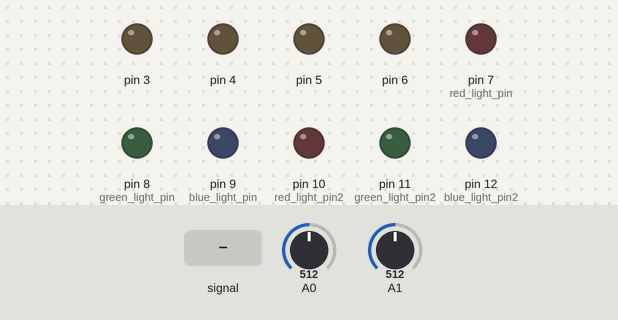
This sketch was run on a simulated Arduino Uno, built with avr-gcc and run on an emulated ATmega328P. Shown: output pins drawn as LEDs (lit = HIGH). Dashed ring = blinking. The test bench sets the inputs (shaded band); at power-on: A0 = 512, A1 = 512.

Above: at 1.2 s.
1.3 s: A0 fed a 200 Hz sine of ±81 counts around its level
At 1.44 s:
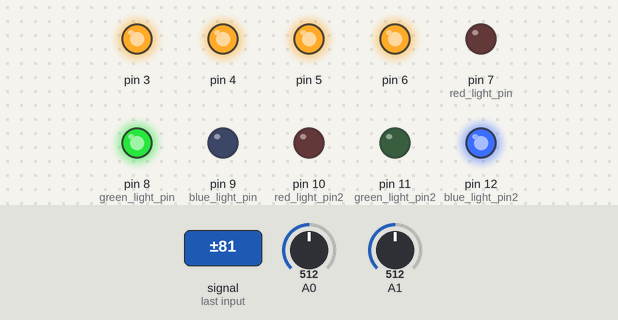
4.3 s: A0 set to 716
At 6.4 s:
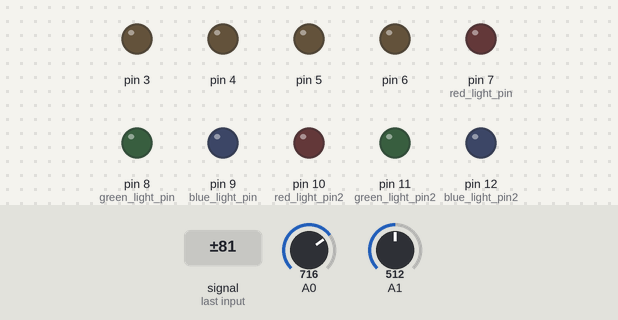
6.7 s: A1 set to 0
At 7.46 s:
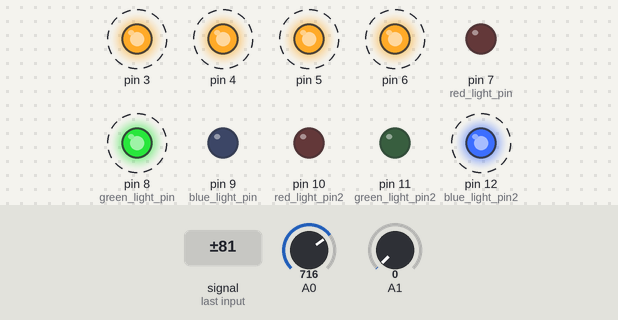
9.7 s: A1 set to 30
11.2 s: A0 set to 900
At 13.0 s:
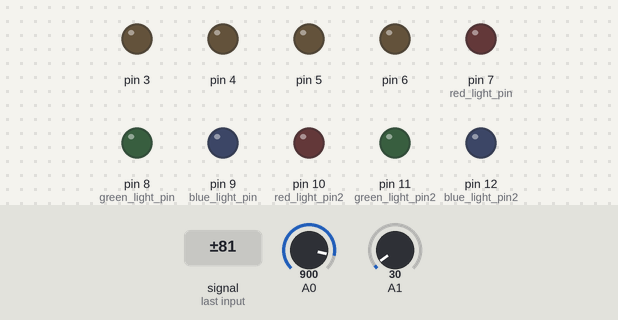
Timing chart, 0 to 14.5 s (numbered marks = the images above; inputs shaded):
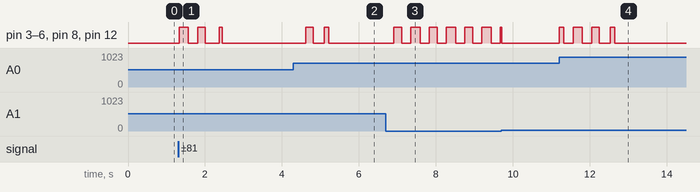

The sketch:

bola-vibratoria.ino
```cpp
// https://create.arduino.cc/projecthub/muhammad-aqib/arduino-rgb-led-tutorial-fc003e
// https://create.arduino.cc/projecthub/Joao_Claro/arduino-beat-detector-d0a21f

#define SAMPLEPERIODUS 200

#ifndef cbi
#define cbi(sfr, bit) (_SFR_BYTE(sfr) &= ~_BV(bit))
#endif
#ifndef sbi
#define sbi(sfr, bit) (_SFR_BYTE(sfr) |= _BV(bit))
#endif

int red_light_pin = 7;
int green_light_pin = 8;
int blue_light_pin = 9;

int red_light_pin2 = 10;
int green_light_pin2 = 11;
int blue_light_pin2 = 12;

void setup() {
  // Set ADC to 77khz, max for 10bit
  sbi(ADCSRA, ADPS2);
  cbi(ADCSRA, ADPS1);
  cbi(ADCSRA, ADPS0);

  //The pin with the LED
  pinMode(3, OUTPUT);
  pinMode(4, OUTPUT);
  pinMode(5, OUTPUT);
  pinMode(6, OUTPUT);

  pinMode(red_light_pin, OUTPUT);
  pinMode(green_light_pin, OUTPUT);
  pinMode(blue_light_pin, OUTPUT);
}

// 20 - 200hz Single Pole Bandpass IIR Filter
float bassFilter(float sample) {
  static float xv[3] = {0, 0, 0}, yv[3] = {0, 0, 0};
  xv[0] = xv[1]; xv[1] = xv[2];
  xv[2] = (sample) / 3.f; // change here to values close to 2, to adapt for stronger or weeker sources of line level audio


  yv[0] = yv[1]; yv[1] = yv[2];
  yv[2] = (xv[2] - xv[0])
          + (-0.7960060012f * yv[0]) + (1.7903124146f * yv[1]);
  return yv[2];
}

// 10hz Single Pole Lowpass IIR Filter
float envelopeFilter(float sample) { //10hz low pass
  static float xv[2] = {0, 0}, yv[2] = {0, 0};
  xv[0] = xv[1];
  xv[1] = sample / 50.f;
  yv[0] = yv[1];
  yv[1] = (xv[0] + xv[1]) + (0.9875119299f * yv[0]);
  return yv[1];
}

// 1.7 - 3.0hz Single Pole Bandpass IIR Filter
float beatFilter(float sample) {
  static float xv[3] = {0, 0, 0}, yv[3] = {0, 0, 0};
  xv[0] = xv[1]; xv[1] = xv[2];
  xv[2] = sample / 2.7f;
  yv[0] = yv[1]; yv[1] = yv[2];
  yv[2] = (xv[2] - xv[0]) + (-0.7169861741f * yv[0]) + (1.4453653501f * yv[1]);
  return yv[2];
}

void loop() {
  unsigned long time = micros(); // Used to track rate
  float sample, value, envelope, beat, thresh;
  unsigned char i;

  for (i = 0;; ++i) {
    // Read ADC and center so +-512
    sample = (float)analogRead(0) - 503.f;

    // Filter only bass component
    value = bassFilter(sample);

    // Take signal amplitude and filter
    if (value < 0)value = -value;
    envelope = envelopeFilter(value);

    // Every 200 samples (25hz) filter the envelope
    if (i == 200) {
      // Filter out repeating bass sounds 100 - 180bpm
      beat = beatFilter(envelope);

      // Threshold it based on potentiometer on AN1
      thresh = 0.02f * (float)analogRead(1);

      // If we are above threshold, light up LED
      if (beat > thresh) {
        digitalWrite(3, HIGH);
        digitalWrite(4, HIGH);
        digitalWrite(5, HIGH);
        digitalWrite(6, HIGH);

        RGB_color(0, 255, 0);
        RGB_color2(0, 0, 255);
      }
      else {
        digitalWrite(3, LOW);
        digitalWrite(4, LOW);
        digitalWrite(5, LOW);
        digitalWrite(6, LOW);

        RGB_color(0, 0, 0);
        RGB_color2(0, 0, 0);
      }

      //Reset sample counter
      i = 0;
    }

    // Consume excess clock cycles, to keep at 5000 hz
    for (unsigned long up = time + SAMPLEPERIODUS; time > 20 && time < up; time = micros());
  }
}

void RGB_color(int red_light_value, int green_light_value, int blue_light_value) {
  analogWrite(red_light_pin, red_light_value);
  analogWrite(green_light_pin, green_light_value);
  analogWrite(blue_light_pin, blue_light_value);
}
void RGB_color2(int red_light_value, int green_light_value, int blue_light_value) {
  analogWrite(red_light_pin2, red_light_value);
  analogWrite(green_light_pin2, green_light_value);
  analogWrite(blue_light_pin2, blue_light_value);
}
```

Measured:
- after the input at 1.3 s, pin 3–6, pin 8 (green_light_pin), pin 12 (blue_light_pin2): goes HIGH 0.24 s, LOW 0.24 s, HIGH 0.20 s, LOW 0.36 s, HIGH 0.08 s, then LOW, starting at once
- after the input at 4.3 s, pin 3–6, pin 8 (green_light_pin), pin 12 (blue_light_pin2): LOW → HIGH after 0.32 s, → LOW 0.20 s later, → HIGH 0.28 s later, → LOW 0.12 s later
- after the input at 6.7 s, pin 3–6, pin 8 (green_light_pin), pin 12 (blue_light_pin2): alternates HIGH for 0.22 s and LOW for 0.24 s, starting after 0.21 s
- after the input at 11.2 s, pin 3–6, pin 8 (green_light_pin), pin 12 (blue_light_pin2): LOW → HIGH at once, then repeats every 0.48 s: LOW 0.24 s, HIGH 0.24 s
